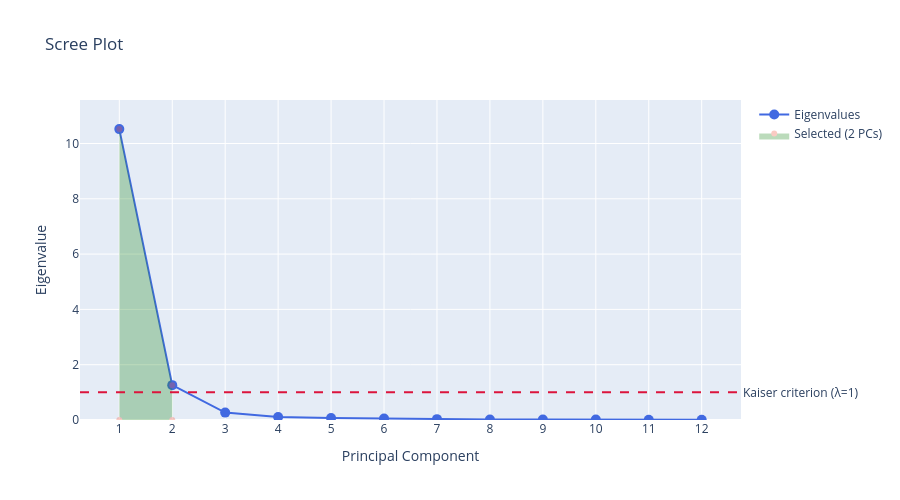

Notebook cell for this chart:
### Markdown cell above
### 3.1 Scree Plot

**Purpose:** Visual method for selecting number of components.

**Selection methods:**
- **Elbow method:** Look for where the curve flattens
- **Kaiser criterion:** Keep eigenvalues > 1

### Code cell
fig = go.Figure()

components = np.arange(1, len(eigenvalues) + 1)
n_selected = np.sum(eigenvalues > 1)

# Eigenvalue line
fig.add_trace(go.Scatter(
    x=components,
    y=eigenvalues,
    mode='lines+markers',
    line=dict(color=COLORS['score'], width=2),
    marker=dict(size=10),
    name='Eigenvalues',
    hovertemplate='PC%{x}<br>Eigenvalue: %{y:.3f}<extra></extra>'
))

# Highlight selected components (fill)
fig.add_trace(go.Scatter(
    x=np.concatenate([components[:n_selected], components[n_selected-1::-1]]),
    y=np.concatenate([eigenvalues[:n_selected], np.zeros(n_selected)]),
    fill='toself',
    fillcolor=COLORS['normal'],
    opacity=0.3,
    line=dict(width=0),
    name=f'Selected ({n_selected} PCs)',
    showlegend=True,
    hoverinfo='skip'
))

# Kaiser criterion line
fig.add_hline(y=1, line_dash='dash', line_color=COLORS['loading'], line_width=2, 
              annotation_text='Kaiser criterion (λ=1)', annotation_position='right')

fig.update_layout(
    title='Scree Plot',
    xaxis_title='Principal Component',
    yaxis_title='Eigenvalue',
    width=900,
    height=500,
    font=dict(size=12),
    xaxis=dict(tickmode='linear', tick0=1, dtick=1),
    yaxis=dict(range=[0, max(eigenvalues) * 1.1]),
    hovermode='x unified'
)

fig.show()

print("\n📊 INTERPRETATION:")
print(f"Kaiser criterion suggests: {n_selected} components (eigenvalue > 1)")
print("\nEigenvalues:")
for i, ev in enumerate(eigenvalues):
    marker = "✓" if ev > 1 else "✗"
    print(f"  PC{i+1}: {ev:.3f} {marker}")

### Figure 1 — Plotly figure (JSON) as saved in the notebook; plotly's stock layout.template omitted (floating-point values rounded to 4 significant figures)
{"data": [{"hovertemplate": "PC%{x}<br>Eigenvalue: %{y:.3f}<extra></extra>", "line": {"color": "#4169E1", "width": 2}, "marker": {"size": 10}, "mode": "lines+markers", "name": "Eigenvalues", "type": "scatter", "x": [1, 2, 3, 4, 5, 6, 7, 8, 9, 10, 11, 12], "y": [10.52, 1.26, 0.267, 0.1088, 0.07319, 0.05172, 0.03088, 0.01793, 0.016, 0.01424, 0.008769, 0.005009]}, {"fill": "toself", "fillcolor": "#228B22", "hoverinfo": "skip", "line": {"width": 0}, "name": "Selected (2 PCs)", "opacity": 0.3, "showlegend": true, "type": "scatter", "x": [1, 2, 2, 1], "y": [10.52, 1.26, 0.0, 0.0]}], "layout": {"annotations": [{"showarrow": false, "text": "Kaiser criterion (λ=1)", "x": 1, "xanchor": "left", "xref": "x domain", "y": 1, "yanchor": "middle", "yref": "y"}], "font": {"size": 12}, "height": 500, "hovermode": "x unified", "shapes": [{"line": {"color": "#DC143C", "dash": "dash", "width": 2}, "type": "line", "x0": 0, "x1": 1, "xref": "x domain", "y0": 1, "y1": 1, "yref": "y"}], "title": {"text": "Scree Plot"}, "width": 900, "xaxis": {"dtick": 1, "tick0": 1, "tickmode": "linear", "title": {"text": "Principal Component"}}, "yaxis": {"range": [0, 11.57], "title": {"text": "Eigenvalue"}}}}
